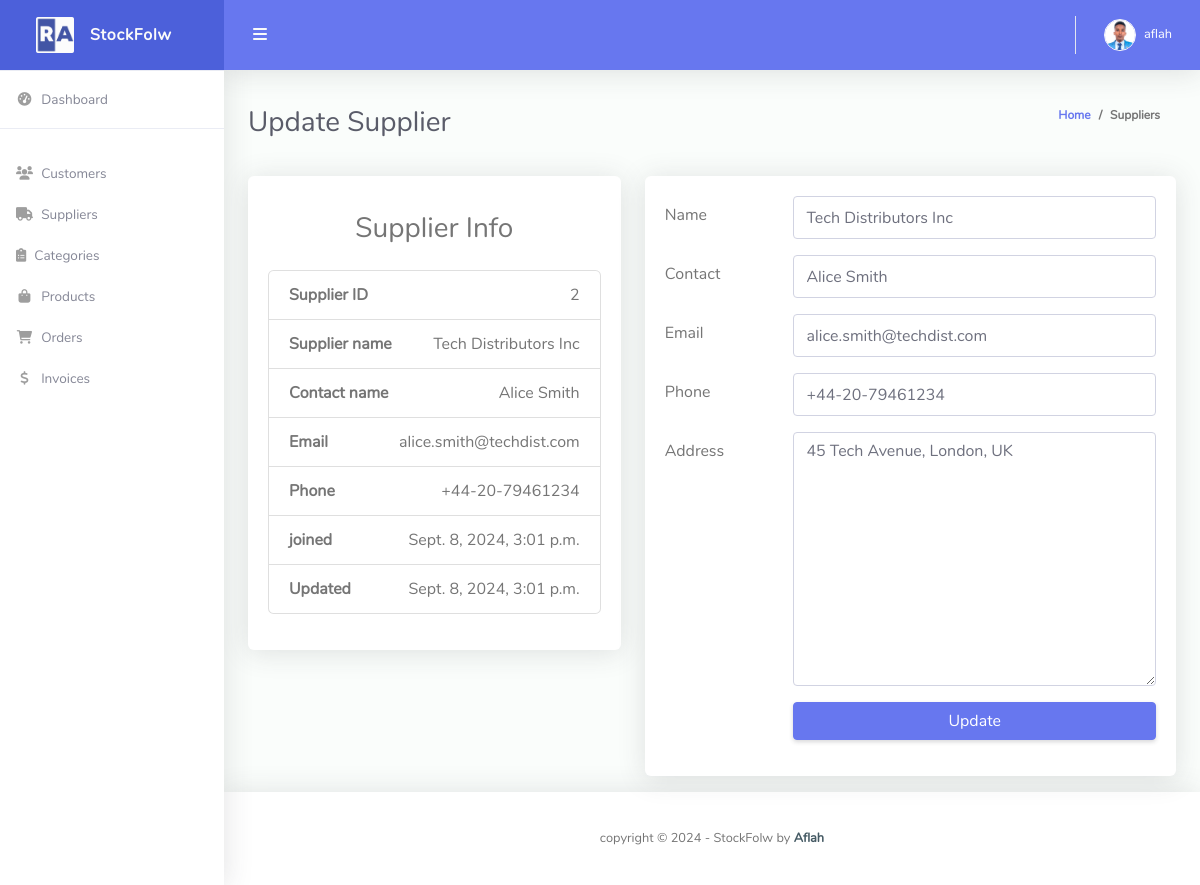
Screenshot of /supplier/2/ (signed in) with the database file from the repository.
### stockflow/models.py (models this page shows, shortened)
class Customer(models.Model):
    user = models.OneToOneField(User, null=True, blank=True, on_delete=models.CASCADE)
    name = models.CharField(max_length=200, null=True, blank=True)
    phone = models.CharField(max_length=200, null=True, blank=True)
    email = models.EmailField(max_length=200, null=True, blank=True)
    address = models.TextField(null=True, blank=True)
    profile_pic = models.ImageField(default="profile1.png", null=True, blank=True)
    date_created = models.DateTimeField(auto_now_add=True, null=True, blank=True)

class Supplier(models.Model):
    name = models.CharField(max_length=200)
    contact = models.CharField(max_length=200, blank=True, null=True)
    email = models.EmailField(unique=True)
    phone = models.CharField(
        max_length=30,
        blank=True,
        null=True,
        validators=[
            RegexValidator(
                regex='^[0-9+\-]+$',  # Allows digits, plus, and minus symbols
                message='Phone number must be numeric and can include +, - symbols',
                code='invalid_phone_number'
            ),
        ]
    )
    address = models.TextField(blank=True, null=True)
    created_at = models.DateTimeField(auto_now_add=True)
    updated_at = models.DateTimeField(auto_now=True)

### stockflow/decorators.py (the view)
		def wrapper_func(request, *args, **kwargs):
			group = None
			if request.user.groups.exists():
				group = request.user.groups.all()[0].name
			if group in allowed_roles:
				return view_func(request, *args, **kwargs)
			else:
				return redirect('/')

### stockflow/forms.py
class SupplierForm(forms.ModelForm):
    class Meta:
        model = Supplier
        fields = '__all__'
        widgets = {
            'name': forms.TextInput(attrs={'class': 'form-control', 'placeholder': 'Supplier Name', 'required': True}),
            'contact': forms.TextInput(attrs={'class': 'form-control', 'placeholder': 'Contact Name', 'required': True}),
            'phone': forms.TextInput(attrs={'class': 'form-control', 'placeholder': 'Phone', 'required': True}),
            'email': forms.EmailInput(attrs={'class': 'form-control', 'placeholder': 'Email', 'required': True}),
            'address': forms.Textarea(attrs={'class': 'form-control', 'placeholder': 'Address', 'required': True}),
        }

### stockflow/views.py (called while the page is built, shortened)
@login_required(login_url='login')
@allowed_users(allowed_roles=['admin'])
def updateSupplier(request, pk):
    try:
        supplier = Supplier.objects.get(id=pk)
    except Supplier.DoesNotExist:
        messages.error(request, 'Supplier does not exist.')
        return redirect('supplier')
    form = SupplierForm(instance=supplier)
    context = {'form': form, 'supplier': supplier}
    return render(request, 'edit_supplier.html', context)

### templates/edit_supplier.html (shortened to what this page needs)
{% extends 'base.html' %}
{% block content %}
<div class="container-fluid" id="container-wrapper">
    <div class="d-sm-flex align-items-center justify-content-between mb-4">
        <h1 class="h3 mb-0 text-gray-800">Update Supplier</h1>
        <ol class="breadcrumb">
            <li class="breadcrumb-item"><a href="{% url 'home' %}">Home</a></li>
            <li class="breadcrumb-item">Suppliers</li>
        </ol>
    </div>
    <div class="row mb-3">
        <div class="col-md-5">
            <div class="card card-primary card-outline">
                <div class="card-body">
                    <h3 class="text-center mt-3">Supplier Info</h3>
                    <ul class="list-group list-group-unbordered mt-4 mb-3">
                        <li class="list-group-item">
                            <b>Supplier ID</b> <a class="float-right">{{ supplier.id }}</a>
                        </li>
                        <li class="list-group-item">
                            <b>Supplier name</b> <a class="float-right">{{supplier.name}}</a>
                        </li>
                        <li class="list-group-item">
                            <b>Contact name</b> <a class="float-right">{{ supplier.contact }}</a>
                        </li>
                        <li class="list-group-item">
                            <b>Email</b> <a class="float-right">{{supplier.email}}</a>
                        </li>
                        <li class="list-group-item">
                            <b>Phone</b> <a class="float-right">{{supplier.phone}}</a>
                        </li>
                        <li class="list-group-item">
                            <b>joined</b> <a class="float-right">{{ supplier.created_at }}</a>
                        </li>
                        <li class="list-group-item">
                            <b>Updated</b> <a class="float-right">{{ supplier.updated_at }}</a>
                        </li>
                    </ul>
                </div>
            </div>
        </div>
        <div class="col-md-7">
            <div class="card">
                <div class="card-body">
                    <div class="tab-content">
                        <div class="">
                            <form method="post">
                                <div class="form-group row">
                                    <label class="col-sm-3 col-form-label">Name</label>
                                    <div class="col-sm-9">
                                        {{ form.name}}
                                    </div>
                                </div>
                                <div class="form-group row">
                                    <label class="col-sm-3 col-form-label">Contact</label>
                                    <div class="col-sm-9">
                                        {{ form.contact }}
                                    </div>
                                </div>
                                <div class="form-group row">
                                    <label class="col-sm-3 col-form-label">Email</label>
                                    <div class="col-sm-9">
                                        {{ form.email }}
                                    </div>
                                </div>
                                <div class="form-group row">
                                    <label class="col-sm-3 col-form-label">Phone</label>
                                    <div class="col-sm-9">
                                        {{ form.phone }}
                                    </div>
                                </div>
                                <div class="form-group row">
                                    <label class="col-sm-3 col-form-label">Address</label>
                                    <div class="col-sm-9">
                                        {{ form.address }}
                                    </div>
                                </div>
                                <div class="form-group row">
                                    <div class="col-sm-9 offset-3">
                                        <button type="submit" class="btn btn-primary btn-block">Update</button>
                                    </div>
                                </div>
                            </form>
                        </div>
                    </div>
                </div>
            </div>
        </div>
    </div>
</div>
{% endblock %}

### templates/partials/topbar.html (shortened to what this page needs)
{% load static %}
<nav class="navbar navbar-expand navbar-light bg-navbar topbar mb-4 static-top">
    <button id="sidebarToggleTop" class="btn btn-link rounded-circle mr-3">
        <i class="fa fa-bars"></i>
    </button>
    <ul class="navbar-nav ml-auto">
        <li class="nav-item dropdown no-arrow">
            <a class="nav-link dropdown-toggle" href="#" id="userDropdown" role="button" data-toggle="dropdown"
                aria-haspopup="true" aria-expanded="false">
                {% if request.user.customer.profile_pic %}
                <img class="img-profile rounded-circle" src="{{request.user.customer.profile_pic.url}}"
                    style="max-width: 60px">
                {% else %}
                <img class="img-profile rounded-circle" src="{% static 'img/Testro.jpg' %}" style="max-width: 60px">
                {% endif %}
                <span class="ml-2 d-none d-lg-inline text-white small">{{request.user}}</span>
            </a>
        </li>
    </ul>
</nav>

### rows the page displays
Supplier: id "2", name "Tech Distributors Inc", contact "Alice Smith", email "alice.smith@techdist.com", phone "+44-20-79461234", created_at "Sept. 8, 2024, 3:01 p.m.", updated_at "Sept. 8, 2024, 3:01 p.m.", address "45 Tech Avenue, London, UK"

### other values shown
{{ request.user }} "aflah"
